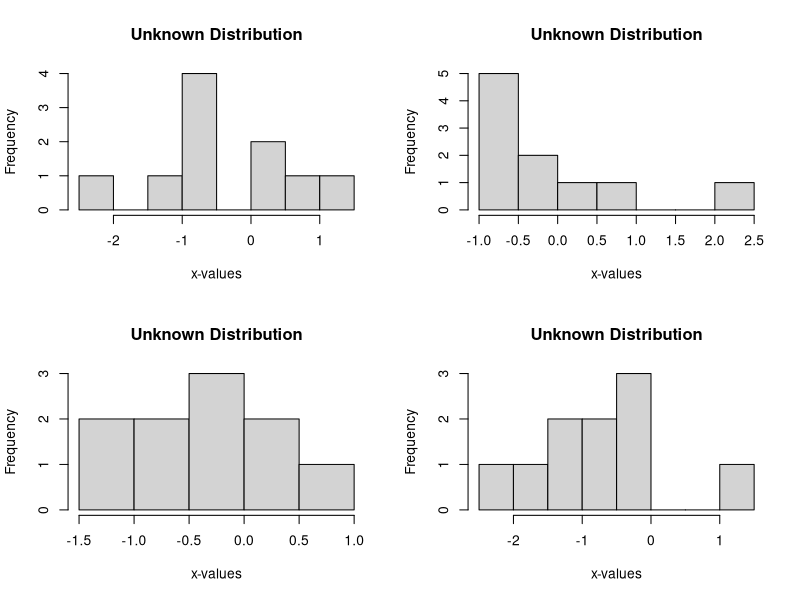
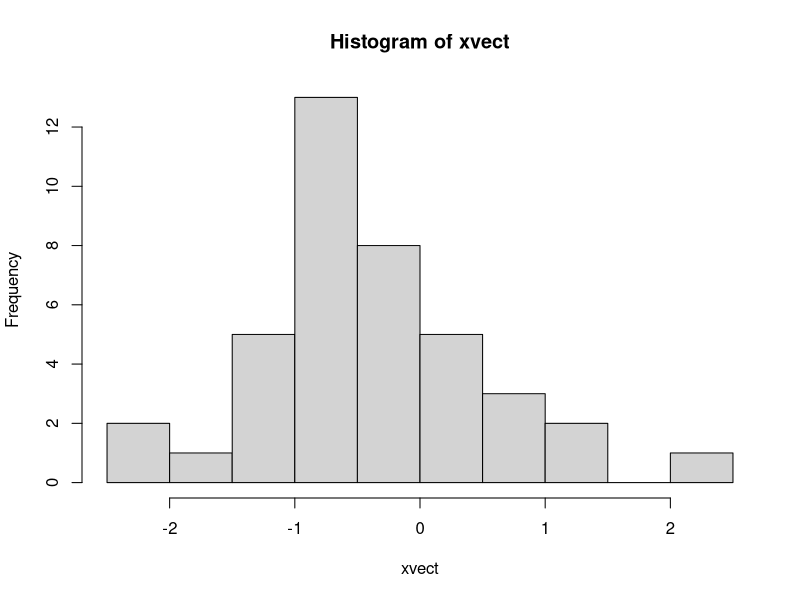
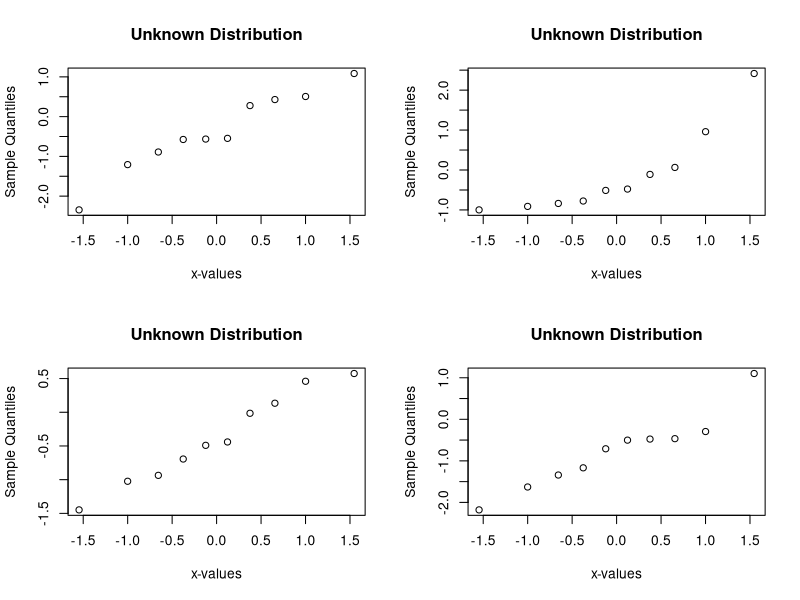
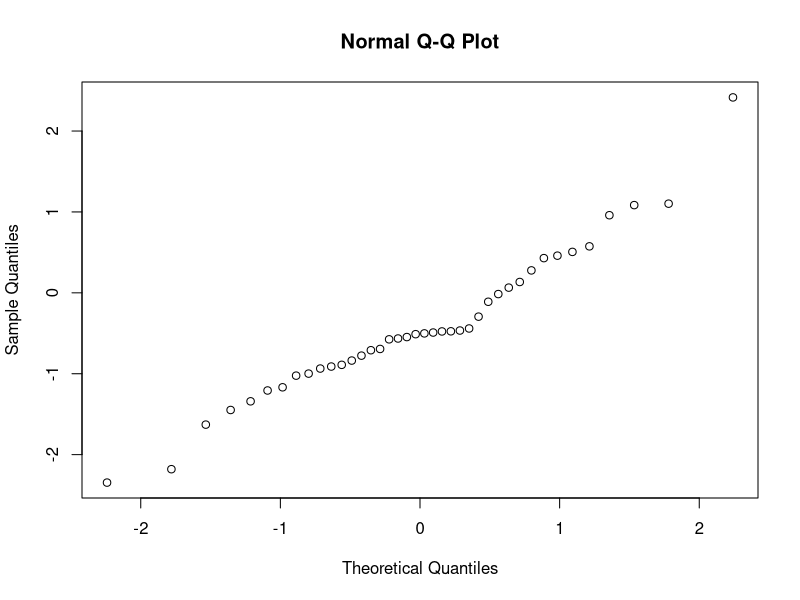

Recreate these plots in R, in order.
par(mfrow = c(2, 2))
set.seed(1234)
xvect = NULL
for(i in 1:4)
{
  x = rnorm(10)
  xvect = c(xvect, x)
  hist(x, main = "Unknown Distribution",
    xlab = "x-values")
}

par(mfrow = c(1, 1))
hist(xvect)


par(mfrow = c(2, 2))
set.seed(1234)
for(i in 1:4)
{
  qqnorm(rnorm(10), main = "Unknown Distribution",
    xlab = "x-values")
}

par(mfrow = c(1, 1))
qqnorm(xvect)
